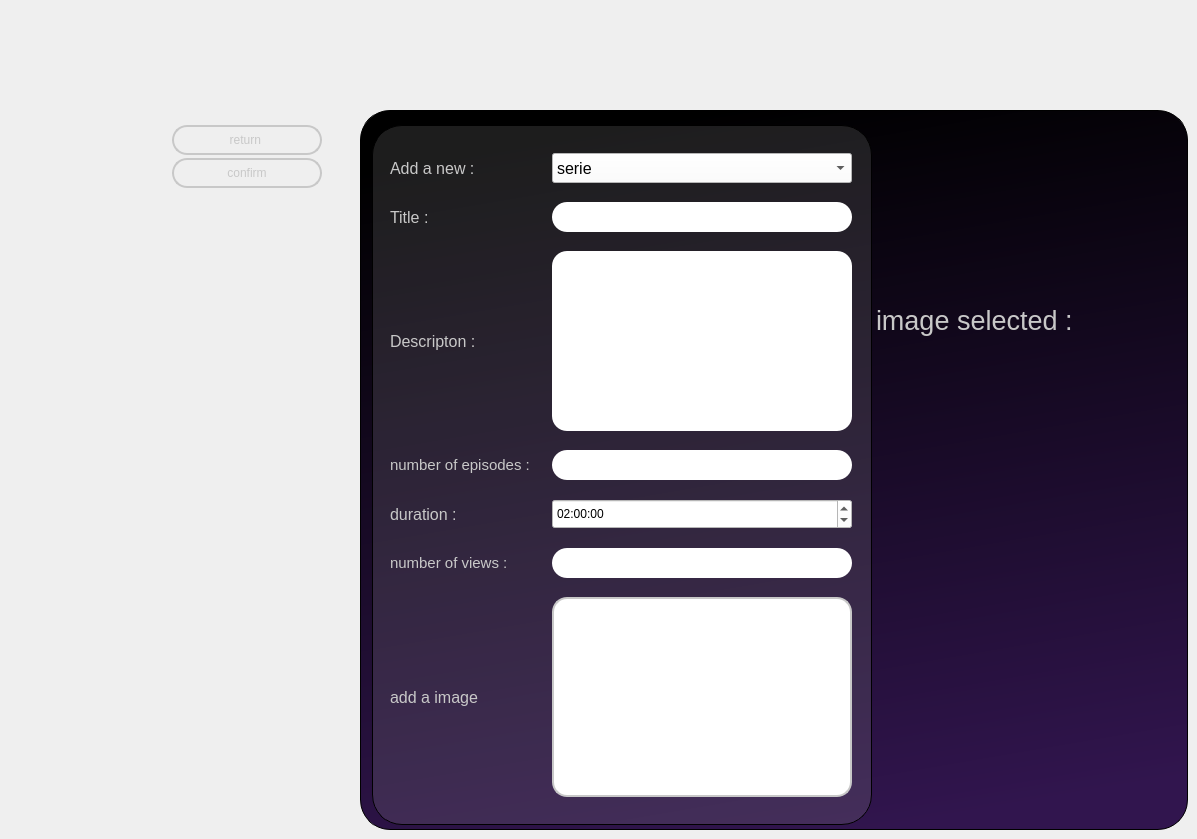
   <widget class="QWidget" name="ajoutmovie">
    <property name="styleSheet">
     <string notr="true">QPushButton 
{
		background-color : rgba(125,125,125,0);
		color : rgba(200,200,200,255);
		border: 2px solid rgba(200,200,200,255);
    	border-radius: 15px;
}

/*QScrollBar {
		background: #D3D3D3;
		border: none;
		margin: 0;
		padding: 0;
		width: 15px;
	}
QScrollBar:groove {
		border-radius: 5px;
		background: gray;
		margin: 25px 0;
		width: 30px;
	}
	
	QScrollBar:handle {
		border: none;
		background: #D3D3D3;
		margin: 25px 0;
		min-height: 30px;
		min-width: 30px;
	}*/

QPushButton::hover
{
		background-color : rgba(255,255,255,255);
		border: 2px solid black;
		color : black;
    	border-radius: 15px;
		text-decoration : underline;
}

QPushButton::checked
{
		background-color : rgba(255,255,255,255);
		border: 2px solid black;
		color : black;
    	border-radius: 15px;
}


QPushButton::pressed
{
		background-color : rgba(255,255,255,255);
		border: 1px solid black;
		color : black;
    	border-radius: 15px;
}
QMainWindow ,QWidget#tab,#page,#page_2,#page_4
{

		background: black;
}

QLabel
{
		color: rgba(200,200,200,255);
}

QLineEdit , QTextEdit
{
		border-radius:15;
}

#groupBox_7ms , #groupBox_2ms
{
	border : none;
}

QTableView
{
		background : rgba(200,200,200,50);

}

QTableView::item
{
		background-color:rgba(49,28,71,100);
		border : 2px solid white ;
		font-size : 15px;
		max-width : 180px;

}

              QHeaderView::section {background-color: rgba(255,255,255,120);
color:white;}
              QHeaderView {background-color: rgba(49,28,71,100);
color:white;
}
              QTableCornerButton::section {background-color: rgba(49,28,71,100);}

 #groupBox_3ms , #groupBox_4ms , #groupBox_13ms,#groupBox_22ms
{
		background : rgba(150,150,150,50);
		border:1px solid black;

		border-radius : 30%;
		

}

#groupBoxms
{
		background :  rgba(150,150,150,50);
		border:1px solid black;
		border-radius : 30%;
}


#groupBoxmsms ,#groupBox_6ms ,#groupBox_7ms,#groupBox_20ms
{
		background : qlineargradient(spread:pad, x1:0.426227, y1:0, x2:0.625, y2:1, stop:0 rgba(0, 0, 0, 255), stop:1 rgba(49, 21, 78, 255));;
		border:1px solid black;
		border-radius : 30%;
}

#pushButton_3ms ,#upimagems
{
		background : white;		
		border-image : url(&quot;icon.png&quot;);
}

#pushButton_3ms , #upimagems::hover
{
		background : rgba(200,200,200,255);		
		border-image : url(&quot;icon.png&quot;);
}
</string>
    </property>
    <widget class="QGroupBox" name="groupBox_6ms">
     <property name="geometry">
      <rect>
       <x>360</x>
       <y>110</y>
       <width>828</width>
       <height>720</height>
      </rect>
     </property>
     <property name="title">
      <string/>
     </property>
     <property name="alignment">
      <set>Qt::AlignCenter</set>
     </property>
     <layout class="QHBoxLayout" name="horizontalLayout_23">
      <item>
       <widget class="QGroupBox" name="groupBoxms">
        <property name="minimumSize">
         <size>
          <width>500</width>
          <height>700</height>
         </size>
        </property>
        <property name="maximumSize">
         <size>
          <width>1000</width>
          <height>1000</height>
         </size>
        </property>
        <property name="title">
         <string/>
        </property>
        <layout class="QVBoxLayout" name="verticalLayout_2">
         <item>
          <layout class="QHBoxLayout" name="horizontalLayout_4">
           <item>
            <widget class="QLabel" name="label_5ms">
             <property name="minimumSize">
              <size>
               <width>150</width>
               <height>30</height>
              </size>
             </property>
             <property name="maximumSize">
              <size>
               <width>150</width>
               <height>30</height>
              </size>
             </property>
             <property name="font">
              <font>
               <pointsize>12</pointsize>
              </font>
             </property>
             <property name="styleSheet">
              <string notr="true">background : transparent;</string>
             </property>
             <property name="text">
              <string>Add a new : </string>
             </property>
            </widget>
           </item>
           <item>
            <widget class="QComboBox" name="comboBoxms_2">
             <property name="minimumSize">
              <size>
               <width>150</width>
               <height>30</height>
              </size>
             </property>
             <property name="maximumSize">
              <size>
               <width>300</width>
               <height>16777215</height>
              </size>
             </property>
             <property name="font">
              <font>
               <pointsize>12</pointsize>
              </font>
             </property>
             <property name="styleSheet">
              <string notr="true">color : black;
background : white;</string>
             </property>
             <property name="currentIndex">
              <number>1</number>
             </property>
             <item>
              <property name="text">
               <string>movie</string>
              </property>
             </item>
             <item>
              <property name="text">
               <string>serie</string>
              </property>
             </item>
            </widget>
           </item>
          </layout>
         </item>
         <item>
          <layout class="QHBoxLayout" name="horizontalLayout_8">
           <item>
            <widget class="QLabel" name="label_7ms">
             <property name="minimumSize">
              <size>
               <width>150</width>
               <height>30</height>
              </size>
             </property>
             <property name="maximumSize">
              <size>
               <width>150</width>
               <height>30</height>
              </size>
             </property>
             <property name="font">
              <font>
               <pointsize>12</pointsize>
              </font>
             </property>
             <property name="styleSheet">
              <string notr="true">background : transparent;</string>
             </property>
             <property name="text">
              <string>Title :</string>
             </property>
            </widget>
           </item>
           <item>
            <widget class="QLineEdit" name="lineEdit_2ms">
             <property name="minimumSize">
              <size>
               <width>150</width>
               <height>30</height>
              </size>
             </property>
             <property name="maximumSize">
              <size>
               <width>300</width>
               <height>30</height>
              </size>
             </property>
             <property name="styleSheet">
              <string notr="true">color : black;
background : white;</string>
             </property>
            </widget>
           </item>
          </layout>
         </item>
         <item>
          <layout class="QHBoxLayout" name="horizontalLayout_7">
           <item>
            <widget class="QLabel" name="label_6ms">
             <property name="minimumSize">
              <size>
               <width>150</width>
               <height>30</height>
              </size>
             </property>
             <property name="maximumSize">
              <size>
               <width>150</width>
               <height>30</height>
              </size>
             </property>
             <property name="font">
              <font>
               <pointsize>12</pointsize>
              </font>
             </property>
             <property name="styleSheet">
              <string notr="true">background : transparent;</string>
             </property>
             <property name="text">
              <string>Descripton :</string>
             </property>
            </widget>
           </item>
           <item>
            <widget class="QTextEdit" name="textEditms">
             <property name="minimumSize">
              <size>
               <width>150</width>
               <height>60</height>
              </size>
             </property>
             <property name="maximumSize">
              <size>
               <width>300</width>
               <height>180</height>
              </size>
             </property>
             <property name="styleSheet">
              <string notr="true">color : black;
background : white;</string>
             </property>
            </widget>
           </item>
          </layout>
         </item>
         <item>
          <layout class="QHBoxLayout" name="horizontalLayout_28">
           <item>
            <widget class="QLabel" name="label_7ms_4">
             <property name="minimumSize">
              <size>
               <width>150</width>
               <height>30</height>
              </size>
             </property>
             <property name="maximumSize">
              <size>
               <width>150</width>
               <height>30</height>
              </size>
             </property>
             <property name="font">
              <font>
               <pointsize>11</pointsize>
              </font>
             </property>
             <property name="styleSheet">
              <string notr="true">background : transparent;</string>
             </property>
             <property name="text">
              <string>number of episodes :</string>
             </property>
            </widget>
           </item>
           <item>
            <widget class="QLineEdit" name="lineEdit_epms">
             <property name="minimumSize">
              <size>
               <width>150</width>
               <height>30</height>
              </size>
             </property>
             <property name="maximumSize">
              <size>
               <width>300</width>
               <height>30</height>
              </size>
             </property>
             <property name="styleSheet">
              <string notr="true">color : black;
background : white;</string>
             </property>
            </widget>
           </item>
          </layout>
         </item>
         <item>
          <layout class="QHBoxLayout" name="horizontalLayout_9">
           <item>
            <widget class="QLabel" name="label_7ms_2">
             <property name="minimumSize">
              <size>
               <width>150</width>
               <height>30</height>
              </size>
             </property>
             <property name="maximumSize">
              <size>
               <width>150</width>
               <height>30</height>
              </size>
             </property>
             <property name="font">
              <font>
               <pointsize>12</pointsize>
              </font>
             </property>
             <property name="styleSheet">
              <string notr="true">background : transparent;</string>
             </property>
             <property name="text">
              <string>duration :</string>
             </property>
            </widget>
           </item>
           <item>
            <widget class="QTimeEdit" name="timeEditms">
             <property name="minimumSize">
              <size>
               <width>150</width>
               <height>30</height>
              </size>
             </property>
             <property name="maximumSize">
              <size>
               <width>300</width>
               <height>30</height>
              </size>
             </property>
             <property name="styleSheet">
              <string notr="true">color : black;
background : white;</string>
             </property>
             <property name="displayFormat">
              <string>HH:mm:ss</string>
             </property>
             <property name="time">
              <time>
               <hour>2</hour>
               <minute>0</minute>
               <second>0</second>
              </time>
             </property>
            </widget>
           </item>
          </layout>
         </item>
         <item>
          <layout class="QHBoxLayout" name="horizontalLayout_12">
           <item>
            <widget class="QLabel" name="label_7ms_3">
             <property name="minimumSize">
              <size>
               <width>150</width>
               <height>30</height>
              </size>
             </property>
             <property name="maximumSize">
              <size>
               <width>150</width>
               <height>30</height>
              </size>
             </property>
             <property name="font">
              <font>
               <pointsize>11</pointsize>
              </font>
             </property>
             <property name="styleSheet">
              <string notr="true">background : transparent;</string>
             </property>
             <property name="text">
              <string>number of views :</string>
             </property>
            </widget>
           </item>
           <item>
            <widget class="QLineEdit" name="lineEdit_8ms">
             <property name="minimumSize">
              <size>
               <width>150</width>
               <height>30</height>
              </size>
             </property>
             <property name="maximumSize">
              <size>
               <width>300</width>
               <height>30</height>
              </size>
             </property>
             <property name="styleSheet">
              <string notr="true">color : black;
background : white;</string>
             </property>
            </widget>
           </item>
          </layout>
         </item>
         <item>
          <layout class="QHBoxLayout" name="horizontalLayout_5">
           <item>
            <widget class="QLabel" name="label_8ms">
             <property name="minimumSize">
              <size>
               <width>150</width>
               <height>30</height>
              </size>
             </property>
             <property name="maximumSize">
              <size>
               <width>150</width>
               <height>30</height>
              </size>
             </property>
             <property name="font">
              <font>
               <pointsize>12</pointsize>
              </font>
             </property>
             <property name="styleSheet">
              <string notr="true">background : transparent;</string>
             </property>
             <property name="text">
              <string>add a image</string>
             </property>
            </widget>
           </item>
           <item>
            <widget class="QPushButton" name="pushButton_3ms">
             <property name="minimumSize">
              <size>
               <width>150</width>
               <height>100</height>
              </size>
             </property>
             <property name="maximumSize">
              <size>
               <width>300</width>
               <height>200</height>
              </size>
             </property>
             <property name="text">
              <string/>
             </property>
            </widget>
           </item>
          </layout>
         </item>
        </layout>
       </widget>
      </item>
      <item>
       <layout class="QVBoxLayout" name="verticalLayout_3">
        <item>
         <widget class="QLabel" name="imagetestms_2">
          <property name="minimumSize">
           <size>
            <width>300</width>
            <height>100</height>
           </size>
          </property>
          <property name="maximumSize">
           <size>
            <width>300</width>
            <height>200</height>
           </size>
          </property>
          <property name="font">
           <font>
            <pointsize>20</pointsize>
           </font>
          </property>
          <property name="styleSheet">
           <string notr="true">background : transparent;</string>
          </property>
          <property name="text">
           <string>image selected :</string>
          </property>
         </widget>
        </item>
        <item>
         <widget class="QLabel" name="imagetestms">
          <property name="minimumSize">
           <size>
            <width>200</width>
            <height>200</height>
           </size>
          </property>
          <property name="maximumSize">
           <size>
            <width>200</width>
            <height>200</height>
           </size>
          </property>
          <property name="styleSheet">
           <string notr="true">background : transparent;</string>
          </property>
          <property name="text">
           <string/>
          </property>
         </widget>
        </item>
       </layout>
      </item>
     </layout>
    </widget>
    <widget class="QGroupBox" name="groupBox_8ms">
     <property name="geometry">
      <rect>
       <x>160</x>
       <y>110</y>
       <width>170</width>
       <height>86</height>
      </rect>
     </property>
     <property name="layoutDirection">
      <enum>Qt::LeftToRight</enum>
     </property>
     <property name="styleSheet">
      <string notr="true">QGroupBox
{
	border : none;
}</string>
     </property>
     <property name="title">
      <string/>
     </property>
     <layout class="QVBoxLayout" name="verticalLayout_4">
      <item>
       <widget class="QPushButton" name="pushButton_4ms">
        <property name="minimumSize">
         <size>
          <width>150</width>
          <height>30</height>
         </size>
        </property>
        <property name="maximumSize">
         <size>
          <width>150</width>
          <height>30</height>
         </size>
        </property>
        <property name="text">
         <string>return </string>
        </property>
       </widget>
      </item>
      <item>
       <widget class="QPushButton" name="pushButton_11ms">
        <property name="minimumSize">
         <size>
          <width>150</width>
          <height>30</height>
         </size>
        </property>
        <property name="maximumSize">
         <size>
          <width>150</width>
          <height>30</height>
         </size>
        </property>
        <property name="text">
         <string>confirm</string>
        </property>
       </widget>
      </item>
     </layout>
    </widget>
   </widget>
